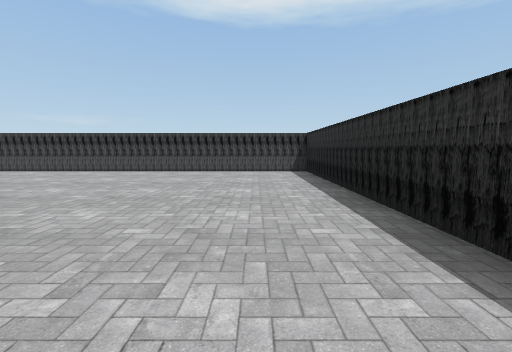
View 1 (above)

24 first-person views from a walk through a 3-D level made in the Unity game engine. The camera is 0.58 m above the floor, tilts 6° down and sees 90° across. The floor is counted in squares, 1 m on a side. Each view is taken from the middle of a square. On the plan, view 1 faces up. The plan holds only what a view shows up to about 9 squares ahead; the rest is blank. The place goes on beyond the plan. The player character is not drawn.

View 2
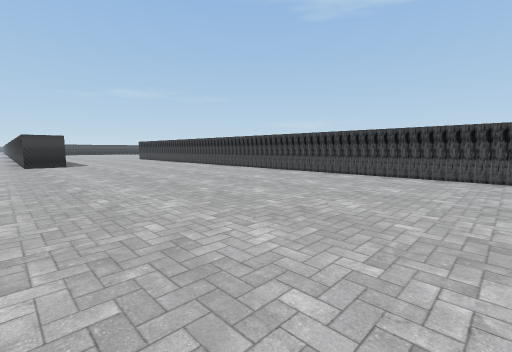

View 3
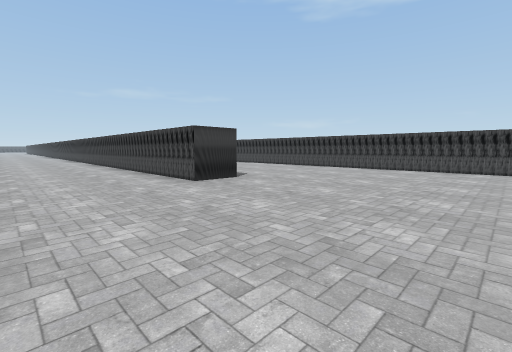

View 4
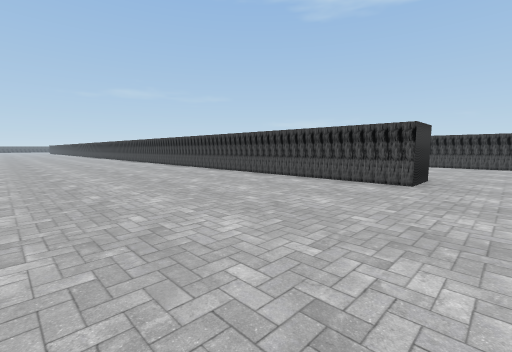

View 5
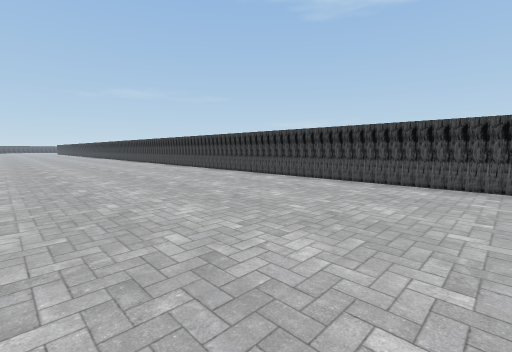

View 6
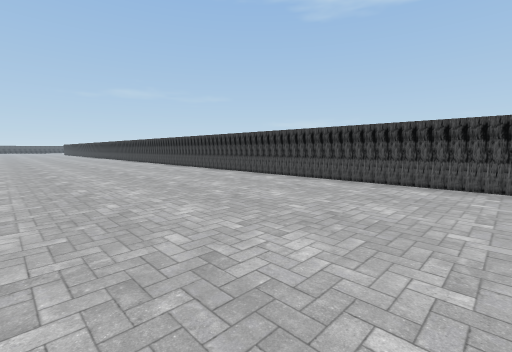

View 7
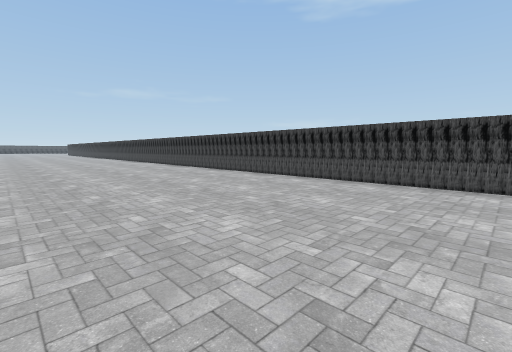

View 8
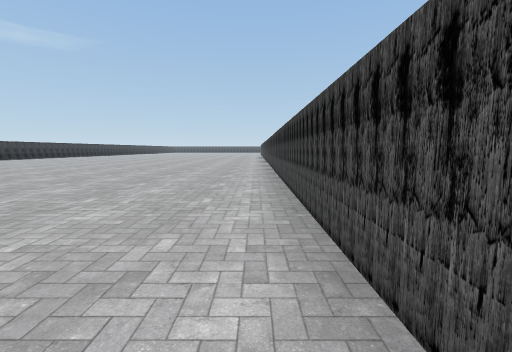

View 9
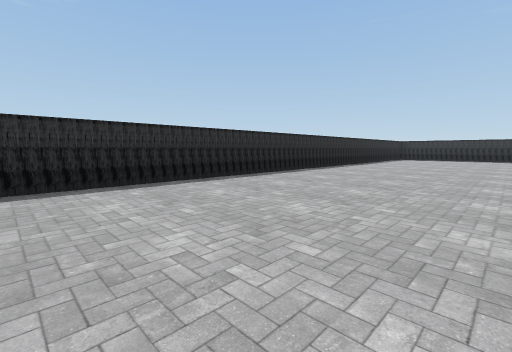

View 10
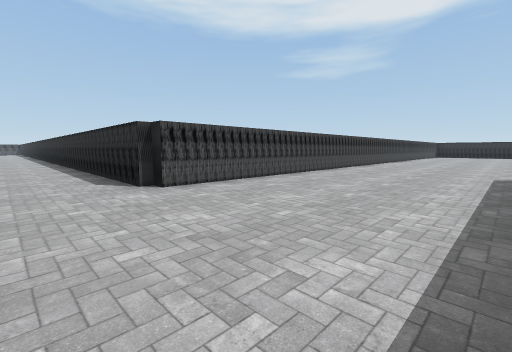

View 11
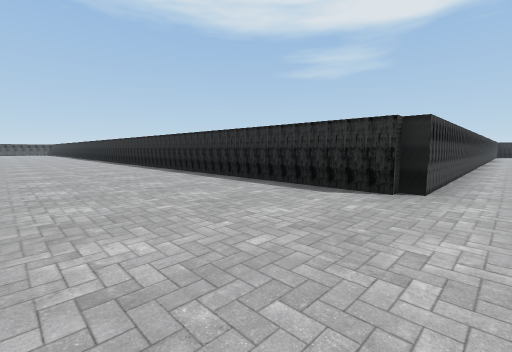

View 12
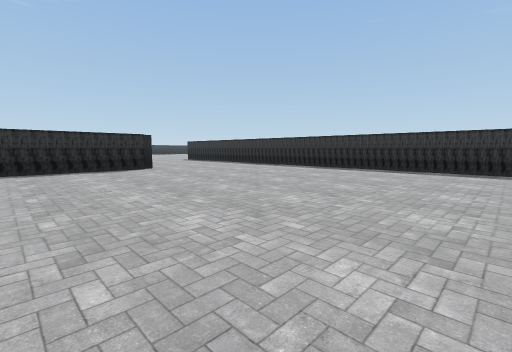

View 13
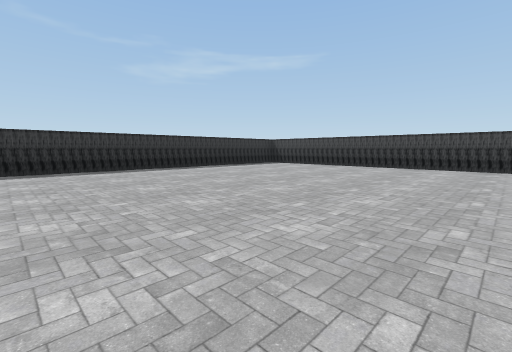

View 14
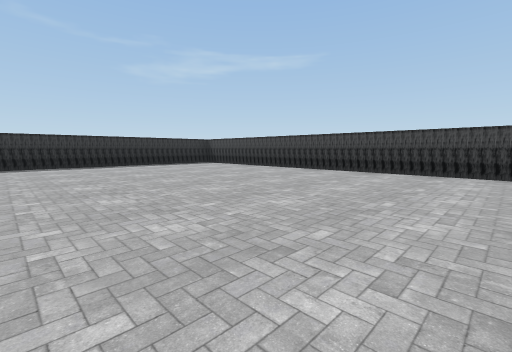

View 15
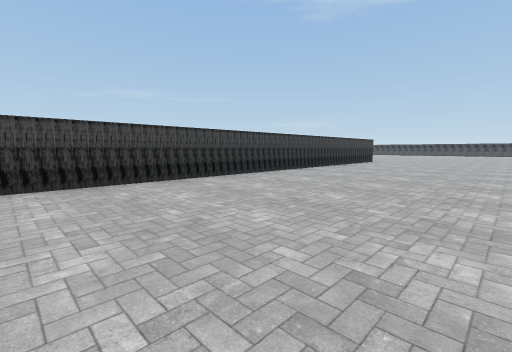

View 16
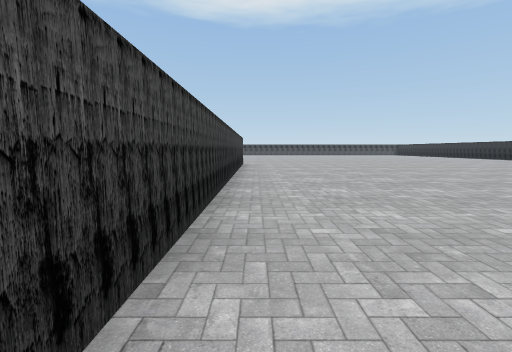

View 17
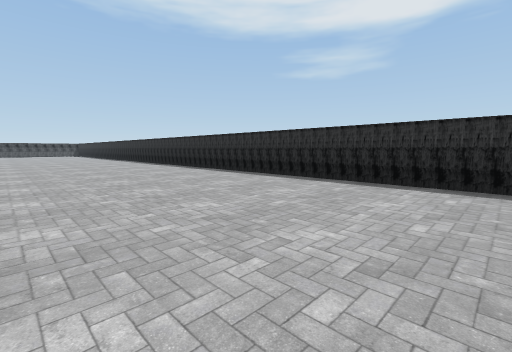

View 18
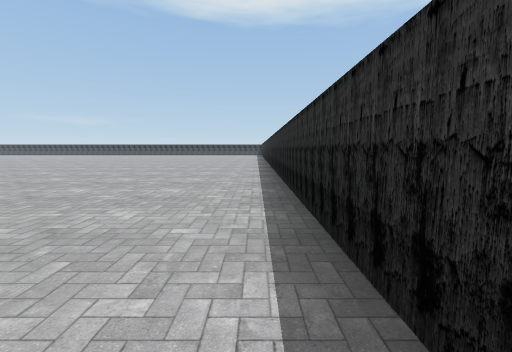

View 19
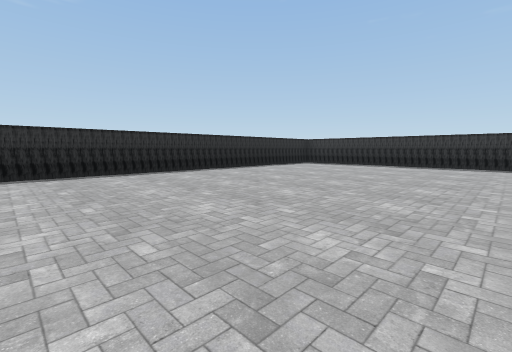

View 20
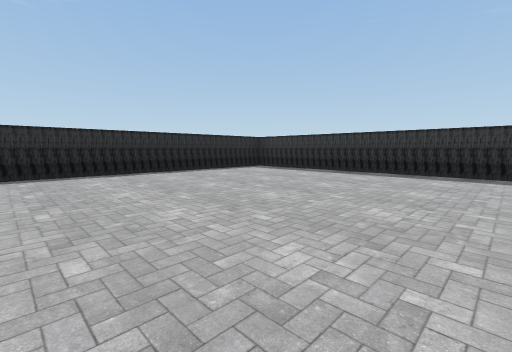

View 21
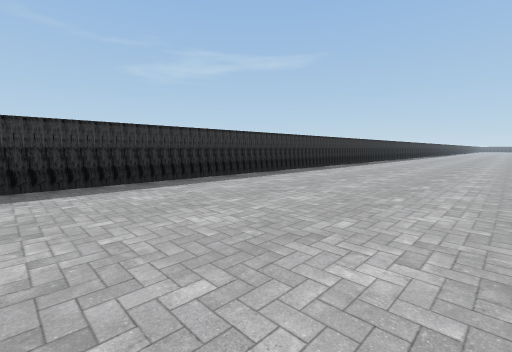

View 22
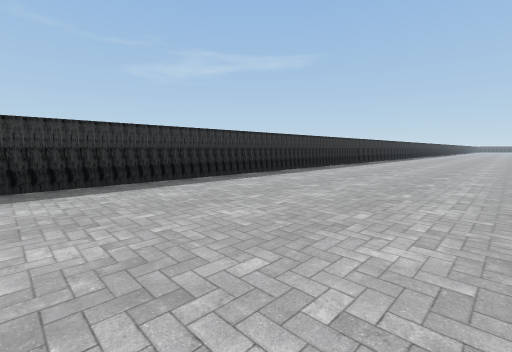

View 23
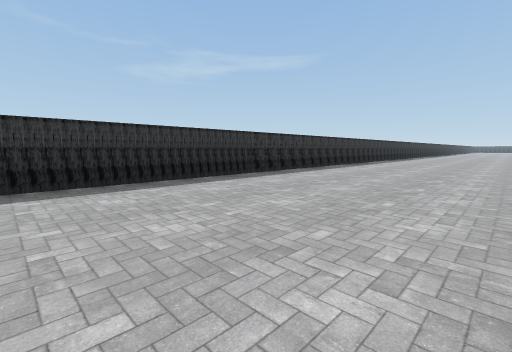

View 24
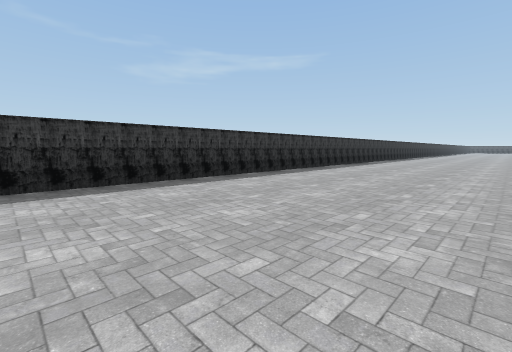

### Floor plan
Points are (right, up) in squares from view 1. A wall is a line through its corners. A room is listed if a view was taken in it or the views show most of it. See-through windows are left out.
Room 1 (views 1, 2, 3, 4, 5, 6, 7, 8, 9, 19, 20, 21, 22, 23, 24)
walls: (-13.1, 1.5) (-34.5, 1.5); (-28.4, -12.5) (1.3, -12.5) (1.3, 6.7) (-12.6, 6.7)
ways out: opening at (-13, 4) to room 2
Room 2 (views 10, 11, 12, 13, 14, 15, 16, 17, 18)
walls: (-18.5, 7) (-18.5, 20.5); (-29.4, 2.5) (-20.6, 2.5); (-32.5, 20.2) (-32.5, 5.6); (-12.6, 6.7) (-18.3, 6.7) (-18.3, 7.1); (-13.1, 2.5) (-13.1, 1.5)
ways out: opening at (-13, 4) to room 1

Positions as (right, up) in squares from view 1, and headings:
1: (0, 0), facing up
2: (-3, 1), facing up-left
3: (-9, -1), facing up-left
4: (-12, -3), facing up-left
5: (-18, -3), facing up-left
6: (-22, -3), facing up-left
7: (-24, -3), facing up-left
8: (-26, 1), facing left
9: (-3, 3), facing down-right
10: (-20, 3), facing up-right
11: (-22, 6), facing up-right
12: (-26, 10), facing down-right
13: (-24, 10), facing down-left
14: (-26, 12), facing down-left
15: (-28, 10), facing up-left
16: (-32, 12), facing up
17: (-23, 12), facing up-right
18: (-19, 12), facing up
19: (-5, -3), facing down-right
20: (-5, -6), facing down-right
21: (-3, -8), facing down-left
22: (-8, -8), facing down-left
23: (-14, -8), facing down-left
24: (-20, -8), facing down-left
